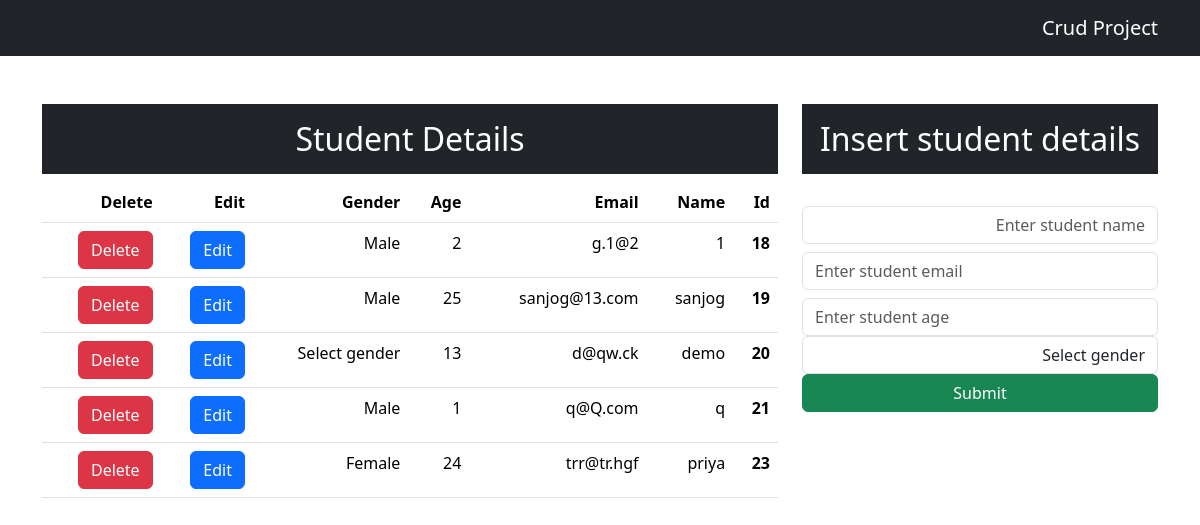
The page / on the database its author committed.
### crud/models.py (models this page shows, shortened)
class Student(models.Model):
    name=models.CharField(max_length=25,blank=False,null=False)
    email=models.EmailField()
    age=models.IntegerField()
    gender=models.CharField(max_length=25,blank=False,null=False)

### crud/views.py (the view)
# urls.py: path('',views.index,name="index"),
def index(request):
    data=Student.objects.all()
    context={"data":data}
    return render(request,"index1.html",context)

### templates/index1.html (shortened to what this page needs)
<!DOCTYPE html>
<html lang="ar" dir="rtl">
  <head>
    <link
      rel="stylesheet"
      href="https://cdn.jsdelivr.net/npm/bootstrap@5.3.3/dist/css/bootstrap.rtl.min.css"
    />
  </head>
  <body>
    <nav class="navbar navbar-expand-lg navbar-dark bg-dark">
      <div class="container-md">
        <a class="navbar-brand" href="/">Crud Project</a>
      </div>
    </nav>
    <div class="container mt-5">
      <div class="row">
        <div class="col-md-4">
          <h2 class="text-white bg-dark text-center p-3">
            Insert student details
          </h2>
          <br />
          <form action="/insert" method="post">{% csrf_token %}
            <div class="form-group">
              <input
                type="text"
                class="form-control"
                placeholder="Enter student name"
                name="name"
                required
              />
            </div>
            <div class="form-group">
              <input
                type="email"
                class="form-control mt-2"
                placeholder="Enter student email"
                name="email"
                required
              />
            </div>
            <div class="form-group">
              <input
                type="number"
                class="form-control mt-2"
                placeholder="Enter student age"
                name="age"
                required
              />
              <div class="form-group">
                <select id="gender" class="form-control" name="gender" placeholder="Enter gender" required>
                  <option selected>Select gender</option>
                </select>
              </div>
            </div>
            <div class="d-grid gap-2">
              <button class="btn btn-success" type="submit">Submit</button>
            </div>
          </form>
        </div>
        <div class="col-md-8">
            <h2 class="text-center text-white bg-dark p-3">Student Details</h2>
            <table class="table">
                <thead>
                  <tr>
                    <th scope="col">Id</th>
                    <th scope="col">Name</th>
                    <th scope="col">Email</th>
                    <th scope="col">Age</th>
                    <th scope="col">Gender</th>
                    <th scope="col">Edit</th>
                    <th scope="col">Delete</th>
                  </tr>
                </thead>
                <tbody>
                  {% for d in data %}
                  <tr>
                    <th scope="row">{{d.id}}</th>
                    <td>{{d.name}}</td>
                    <td>{{d.email}}</td>
                    <td>{{d.age}}</td>
                    <td>{{d.gender}}</td>
                    <td><a type="button" href="/update/{{d.id}}" class="btn btn-primary">Edit</a></td>
                    <td><a type="button" href="/delete/{{d.id}}" class="btn btn-danger">Delete</a></td>
                  </tr>
                  {% endfor %}
                </tbody>
              </table>
        </div>
      </div>
    </div>
  </body>
</html>

### rows shown on the page
Student: id "18", name "1", email "2@1.g", age "2", gender "Male"
Student: id "19", name "sanjog", email "sanjog@13.com", age "25", gender "Male"
Student: id "20", name "demo", email "d@qw.ck", age "13", gender "Select gender"
Student: id "21", name "q", email "q@Q.com", age "1", gender "Male"
Student: id "23", name "priya", email "trr@tr.hgf", age "24", gender "Female"
